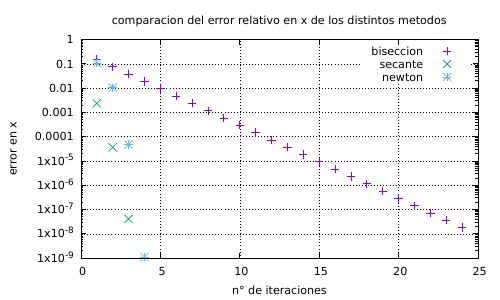

This chart was generated by the following gnuplot code:
set logscale y

set title "comparacion del error relativo en x de los distintos metodos"

set xlabel "n° de iteraciones"
set ylabel "error en x"

set grid

set terminal pdf
set output "p1d.pdf"

plot "../resultados/p1_biseccion.dat" u 1:4 t "biseccion", "../resultados/p1_secante.dat" u 1:4 t "secante", "../resultados/p1_newton.dat" u 1:4 t "newton" 
